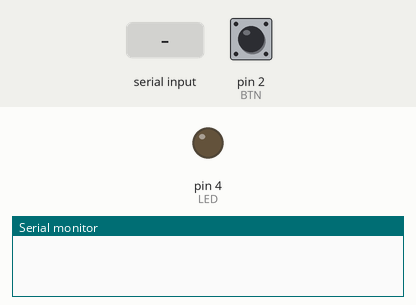
Recording of a sketch running on a simulated Arduino Uno, built with avr-gcc and run on an emulated ATmega328P. On the bench: output pins drawn as LEDs (lit = HIGH), the last lines printed to the serial monitor. The inputs (shaded band) are chosen by the test bench; at power-on: pin 2 (BTN) HIGH.

Above: at 1.2 s.
1.3 s: "ON\n" received over Serial
At 1.8 s:
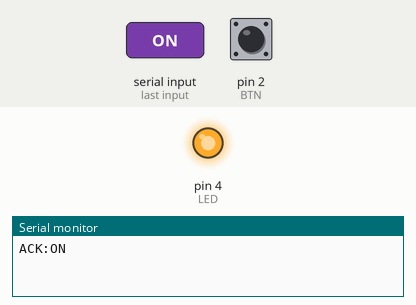
4.4 s: "OFF\n" received over Serial
At 5.4 s:
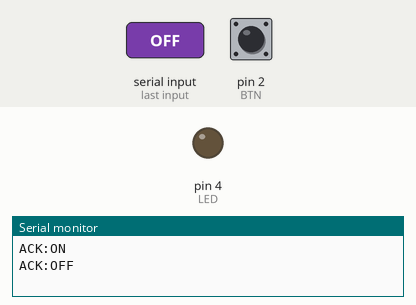
Timing chart, 0 to 7.4 s (numbered marks = the images above; inputs shaded):
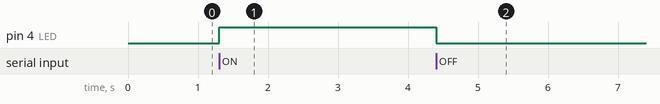

The sketch:

button_toggle.ino
```cpp
const int BTN = 2;
const int LED = 4;   // external LED circuit on digital pin 4
bool state = false;
bool lastReading = HIGH;
unsigned long lastChange = 0;

void setup() {
  pinMode(BTN, INPUT_PULLUP);
  pinMode(LED, OUTPUT);
  Serial.begin(115200);
}

void loop() {
  // 1. Commands from the computer ("ON" or "OFF" + newline)
  if (Serial.available() > 0) {
    String cmd = Serial.readStringUntil('\n');
    cmd.trim();
    if (cmd == "ON" || cmd == "OFF") {
      state = (cmd == "ON");
      Serial.println(state ? "ACK:ON" : "ACK:OFF");
    }
  }

  // 2. Button with 50 ms debounce: just report the press
  bool reading = digitalRead(BTN);
  if (reading != lastReading && millis() - lastChange > 50) {
    lastChange = millis();
    if (reading == LOW) {        // just pressed
      Serial.println("PRESS");
    }
  }
  lastReading = reading;

  digitalWrite(LED, state);
}
```

Measured:
- after the input at 1.3 s, pin 4 (LED): LOW → HIGH at once
- after the input at 4.4 s, pin 4 (LED): HIGH → LOW at once
